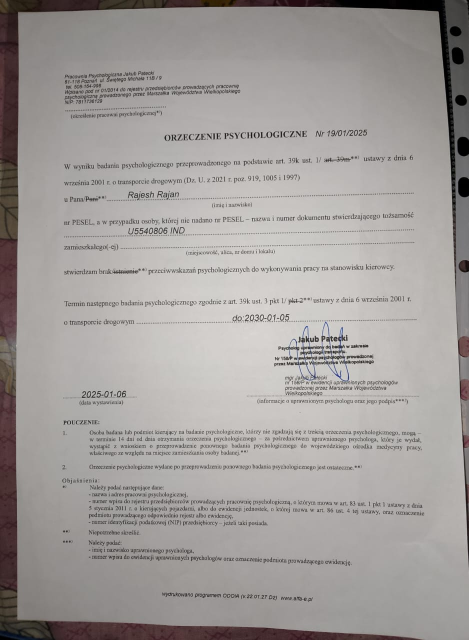
#> input picture samples/RAJAN RAJESH/OP.jpeg, 938 x 1280 px (shown at 1/2 size); its folder holds only this picture in this run
$ python test_frontend_detection.py
#> lines starting #> are read from the running program, lines starting #| are printed output that depends on the picture; after the words box and inside, x2 and y2 are one past the last pixel; in counts of white or black regions, pixels touching at a corner belong together
#!/usr/bin/env python3
"""
Test frontend document detection algorithm on real images
Simulates the browser-based detection
"""
import sys
import cv2
import numpy as np
from pathlib import Path
import json

# This is just a test script, no need for rgbToGray function

def test_frontend_detection():
    """Test frontend detection logic on sample images"""
    samples_dir = Path("/opt/HostFlow/samples")
    if not samples_dir.exists():
        print("❌ Samples directory not found")
        return

    sample_files = list(samples_dir.rglob("*.jpg")) + list(samples_dir.rglob("*.jpeg")) + list(samples_dir.rglob("*.png"))

    if not sample_files:
        print("❌ No sample images found")
        return

    print(f"Testing {len(sample_files)} images with frontend detection logic")
    print("=" * 60)

    for img_path in sample_files[:5]:
        print(f"\n📄 Testing: {img_path.name}")

        # Load image
        image = cv2.imread(str(img_path))
#> image is the input picture: shape (1280, 938, 3); mean B, G, R 154.7, 156.8, 161.2
        if image is None:
            print(f"  ❌ Failed to load")
            continue

        print(f"  Size: {image.shape[1]}x{image.shape[0]}")
#|   Size: 938x1280

        # Simulate frontend detection steps
        # 1. Downscale to max 400px width (as in frontend)
        scale = 400 / image.shape[1] if image.shape[1] > 400 else 1
#> scale = 0.426
        scaled_width = int(image.shape[1] * scale)
#> scaled_width = 400
        scaled_height = int(image.shape[0] * scale)
#> scaled_height = 545

        if scaled_width < 100 or scaled_height < 100:
            print(f"  ❌ Too small after scaling: {scaled_width}x{scaled_height}")
            continue

        print(f"  Scaled to: {scaled_width}x{scaled_height} (scale: {scale:.2f})")
#|   Scaled to: 400x545 (scale: 0.43)

        # 2. Convert to grayscale
        gray = cv2.cvtColor(cv2.resize(image, (scaled_width, scaled_height)), cv2.COLOR_BGR2GRAY)
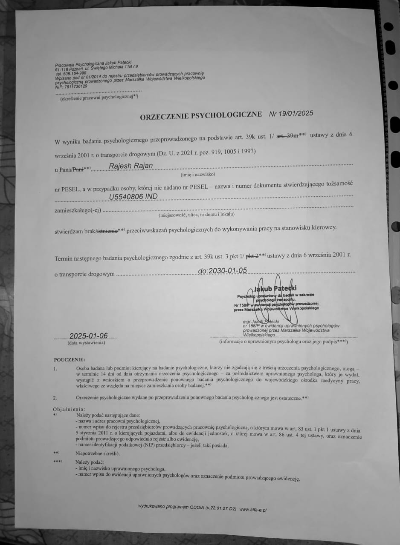
#> gray: shape (545, 400); min 0, max 232, mean 157.8

        # 3. Apply Gaussian blur
        blurred = cv2.GaussianBlur(gray, (5, 5), 0)

        # 4. Edge detection (Canny-like with low threshold)
        edges = cv2.Canny(blurred, 15, 45)  # Low threshold as in frontend
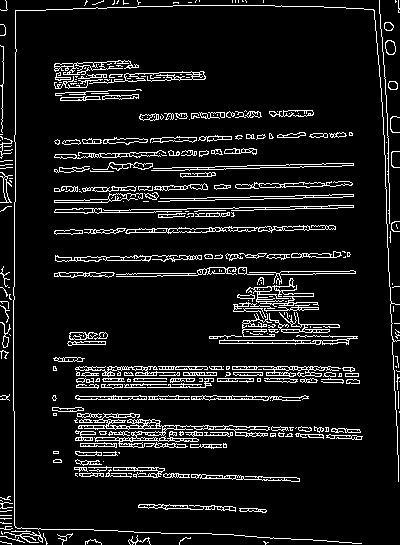
#> edges: shape (545, 400); 9% white in thin lines or dots

        # 5. Find contours
        contours, _ = cv2.findContours(edges, cv2.RETR_EXTERNAL, cv2.CHAIN_APPROX_SIMPLE)
#> contours = 313 contours, 196 with area under 20; largest, box (x1, y1, x2, y2) and area: (78, 413, 270, 448) 1246, (125, 225, 336, 234) 645, (246, 278, 319, 307) 597, (219, 335, 358, 345) 372, (151, 163, 354, 171) 369

        print(f"  Found {len(contours)} contours")
#|   Found 313 contours

        # 6. Filter contours by size and shape
        valid_contours = []
        min_dimension = min(scaled_width, scaled_height) * 0.1  # 10% as in frontend
#> min_dimension = 40

        for contour in contours:
            # Approximate to polygon
            epsilon = 0.02 * cv2.arcLength(contour, True)
            approx = cv2.approxPolyDP(contour, epsilon, True)

            if len(approx) >= 4:  # At least 4 points
                # Get bounding rect
                x, y, w, h = cv2.boundingRect(contour)

                # Check minimum size
                if w >= min_dimension and h >= min_dimension:
                    # Check aspect ratio
                    aspect_ratio = w / h if h > 0 else 0
                    if 0.2 <= aspect_ratio <= 5.0:  # As in frontend
                        # Reject square shapes (0.9-1.1)
                        if not (0.9 <= aspect_ratio <= 1.1):
                            # Check coverage
                            coverage = (w * h) / (scaled_width * scaled_height)
                            if 0.05 <= coverage <= 0.95:  # As in frontend
                                valid_contours.append({
                                    'contour': contour,
                                    'approx': approx,
                                    'bbox': (x, y, w, h),
                                    'aspect_ratio': aspect_ratio,
                                    'coverage': coverage
                                })
#> this loop made 313 passes
#> (epsilon, approx, x, y, w, h) on passes 17, 20, 23, 24, 38, 41: (1.23, [[239, 508], [240, 511], [266, 511], [265, 509]], 239, 508, 28, 5), (0.0966, [[0, 500], [1, 500], [2, 501], [1, 500]], 0, 500, 3, 2), (1.3, [[163, 474], [165, 477], [189, 477], [189, 474]], 163, 473, 27, 5), (0.148, [[128, 473], [130, 473], [131, 474], [131, 473]], 128, 473, 4, 2), (0.28, [[53, 451], [53, 453], [58, 453], [58, 451]], 53, 451, 6, 3), (1.64, [[116, 443], [80, 443], [80, 446], [116, 447]], 80, 442, 37, 6)
#> (epsilon, x, y, w, h) on passes 1 to 6: (0.278, 263, 541, 6, 4), (0.501, 0, 541, 12, 4), (1.02, 85, 539, 17, 6), (0.659, 179, 537, 12, 8), (1.17, 0, 536, 25, 7), (2.1, 128, 535, 23, 10)
#> after the loop, valid_contours = []

        print(f"  Valid contours: {len(valid_contours)}")
#|   Valid contours: 0

        if valid_contours:
            # Sort by area (largest first)
            valid_contours.sort(key=lambda c: c['bbox'][2] * c['bbox'][3], reverse=True)
            best = valid_contours[0]

            print(f"  ✅ Document detected!")
            print(f"     BBox: {best['bbox']}")
            print(f"     Aspect ratio: {best['aspect_ratio']:.2f}")
            print(f"     Coverage: {best['coverage']:.2%}")
        else:
            print(f"  ❌ No valid document found")
            print(f"     Edge pixels: {np.sum(edges > 0)}")
#|      Edge pixels: 19666
            print(f"     Edge density: {np.sum(edges > 0) / (scaled_width * scaled_height):.2%}")
#|      Edge density: 9.02%

if __name__ == "__main__":
    test_frontend_detection()
